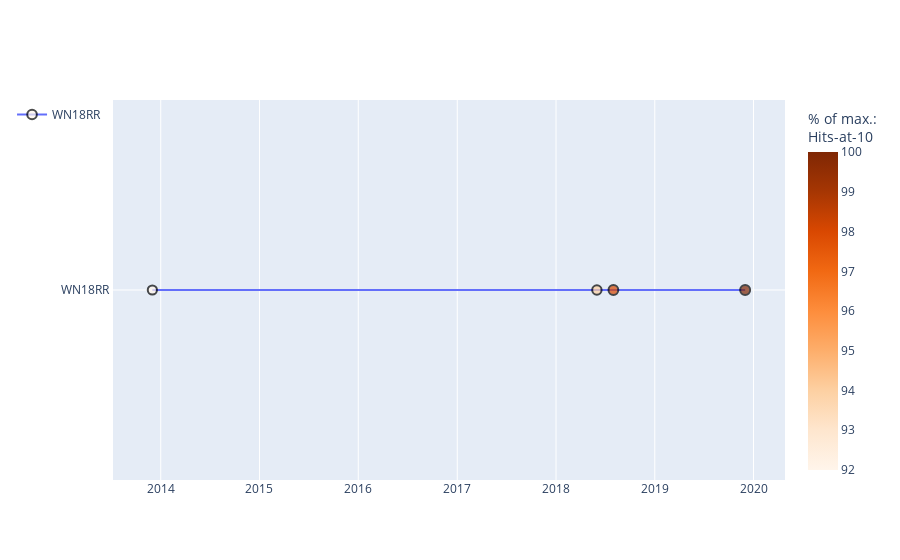

The code cell stored with this chart in its notebook:
### Code cell
fig = go.Figure()



# markers 1
fig.add_trace(go.Scatter(x=ratio_df["date"], 
                         y=ratio_df["ds"], 
                         #yaxis = ratio_df.iloc[0]["ds"],
                         name=ratio_df.iloc[0]["ds"],
                         
                         mode = 'markers + lines',
                         marker=dict(color=ratio_df["percent"].astype("float"),
                                     colorscale='oranges', 
                                     colorbar=dict(title='% of max.:<BR>'+ desired_measure)),
                         marker_size=ratio_df["percent"].astype("float")/10,
#                         hovertemplate=ratio_df["model_label"]+": "+ ratio_df["gain"],
                         
                         
                         hovertemplate="<BR>Ds: "+ ratio_df["ds"]+
                                              "<BR>Model_label: "+ ratio_df["model_label"]+
                                              "<BR>metricName: "+ ratio_df["metricName"]+
                                              "<BR>value: "+ ratio_df["value"]+
                                              "<BR>Max. value: "+ max(ratio_df["total"])+
                                              "<BR>% of max. value: "+round(((ratio_df["value"].astype("float")/max(ratio_df["total"].astype(float)))*100),3).astype("string")+"%", 
                         
                         
                         showlegend=True
                         ),
             )


fig.update_layout(legend=dict(x=-.15, y=1))
fig.update_traces(marker_line_width=2, marker_line_color="black")
fig.show()

### Figure 1 — Plotly figure (JSON) as saved in the notebook; plotly's stock layout.template omitted (floating-point values rounded to 4 significant figures)
{"data": [{"hovertemplate": ["<BR>Ds: WN18RR <BR>Model_label: TransE<BR>metricName: Hits-at-10<BR>value: 0.5555<BR>Max. value: 0.604<BR>% of max. value: 91.97%", "<BR>Ds: WN18RR <BR>Model_label: ComplEx-N3 (reciprocal)<BR>metricName: Hits-at-10<BR>value: 0.57<BR>Max. value: 0.604<BR>% of max. value: 94.371%", "<BR>Ds: WN18RR <BR>Model_label: M3GM<BR>metricName: Hits-at-10<BR>value: 0.5902<BR>Max. value: 0.604<BR>% of max. value: 97.715%", "<BR>Ds: WN18RR <BR>Model_label: GAATs<BR>metricName: Hits-at-10<BR>value: 0.604<BR>Max. value: 0.604<BR>% of max. value: 100.0%"], "marker": {"color": [92, 94, 98, 100], "colorbar": {"title": {"text": "% of max.:<BR>Hits-at-10"}}, "colorscale": [[0, "rgb(255,245,235)"], [0.125, "rgb(254,230,206)"], [0.25, "rgb(253,208,162)"], [0.375, "rgb(253,174,107)"], [0.5, "rgb(253,141,60)"], [0.625, "rgb(241,105,19)"], [0.75, "rgb(217,72,1)"], [0.875, "rgb(166,54,3)"], [1, "rgb(127,39,4)"]], "line": {"color": "black", "width": 2}, "size": [9.2, 9.4, 9.8, 10]}, "mode": "markers+lines", "name": "WN18RR ", "showlegend": true, "type": "scatter", "x": ["2013-12", "2018-06", "2018-08", "2019-12"], "y": ["WN18RR ", "WN18RR ", "WN18RR ", "WN18RR "]}], "layout": {"legend": {"x": -0.15, "y": 1}}}
